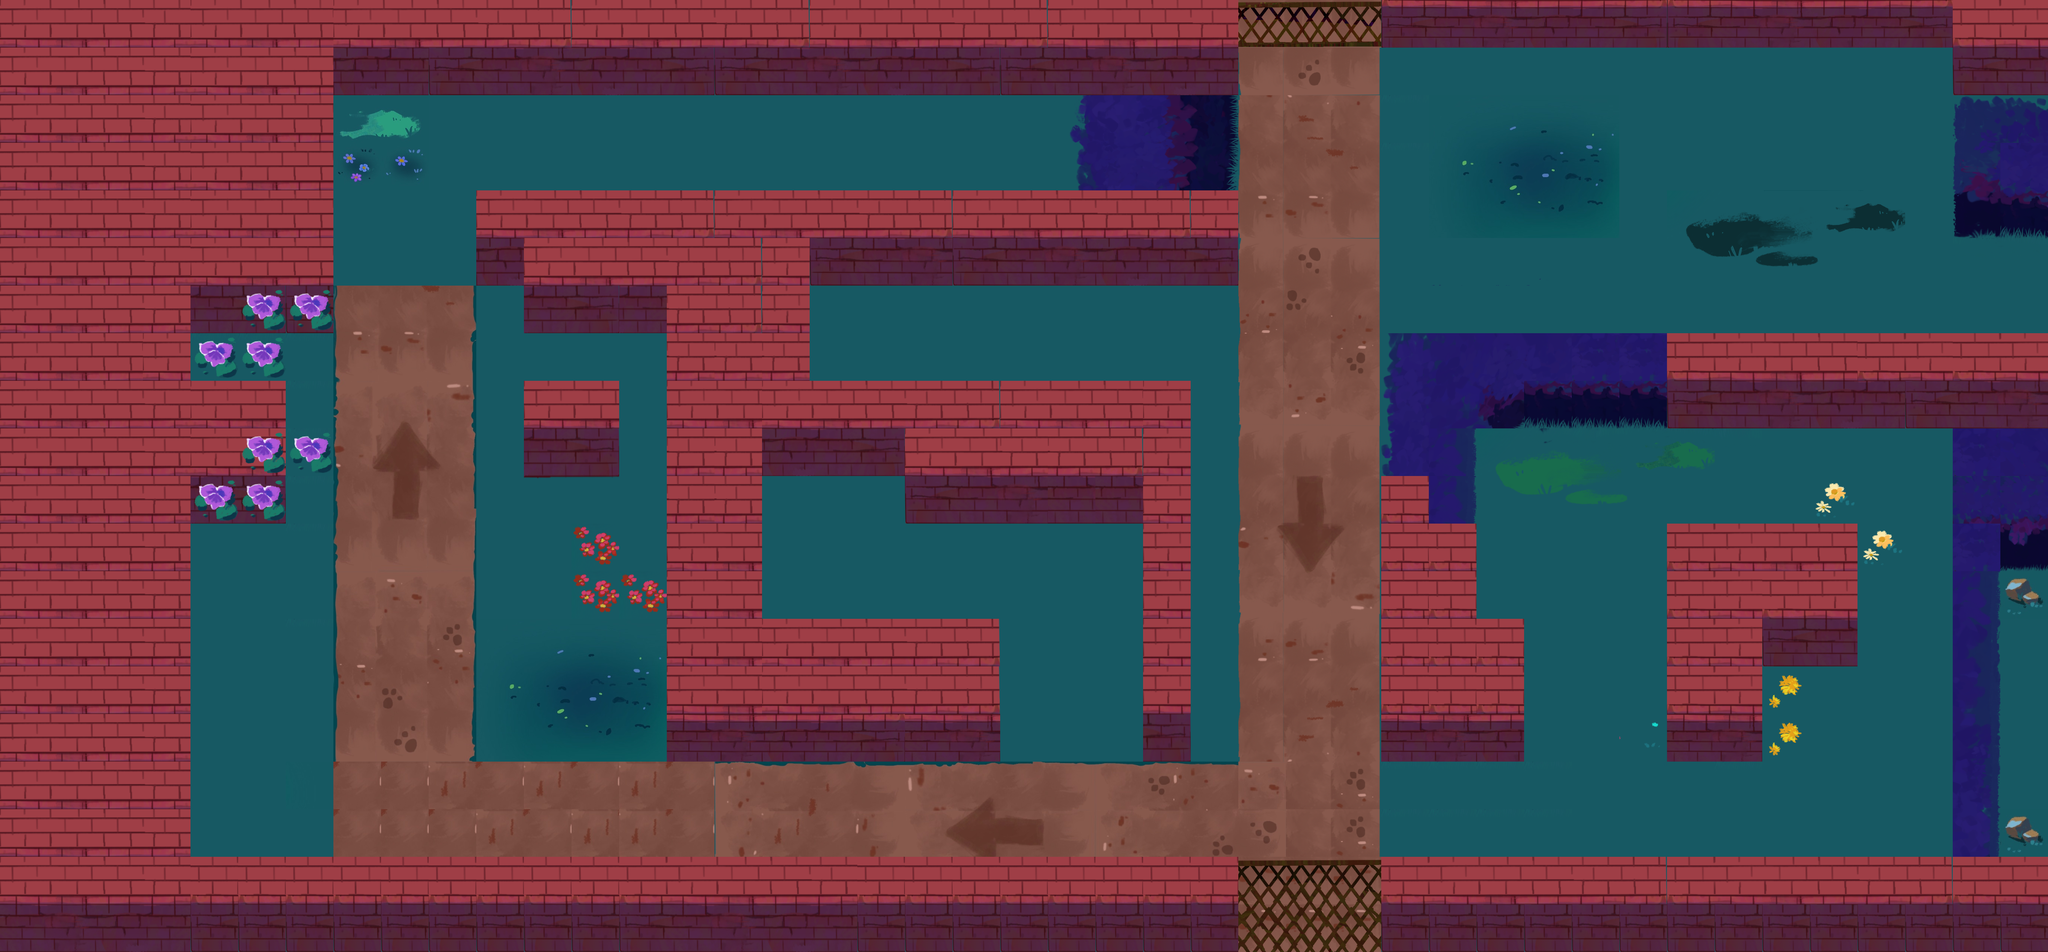

A level layout from a 2D game, rendered from its tile map. Below: a short description, then the map file with tile-grid data replaced by summaries:
An orthogonal 43x20 tile map with 128x128 px tiles, 2 tile layers (ground, decorations), 9 tilesets and 35 objects (3x Guard, 2x Key, 2x Camera, 2x Text, Exit, ...).

<map version="1.10" tiledversion="1.11.2" orientation="orthogonal" renderorder="right-down" width="43" height="20" tilewidth="128" tileheight="128" infinite="0" nextlayerid="9" nextobjectid="171">
 <tileset firstgid="1" source="../../tilesets/path-1.tsx" />
 <tileset firstgid="211" source="../../tilesets/path-2.tsx" />
 <tileset firstgid="421" source="../../tilesets/walls-1.tsx" />
 <tileset firstgid="631" source="../../tilesets/walls-2.tsx" />
 <tileset firstgid="841" source="../../tilesets/path-3.tsx" />
 <tileset firstgid="1097" source="../../tilesets/fence.tsx" />
 <tileset firstgid="1127" source="../../tilesets/trees.tsx" />
 <tileset firstgid="1340" source="../../tilesets/decorations-2.tsx" />
 <tileset firstgid="1460" source="../../tilesets/decorations.tsx" />
 <layer id="1" name="ground" width="43" height="20">
  <data>[860 cells, 860 non-empty, 208 distinct tile ids]</data>
 </layer>
 <layer id="8" name="decorations" width="43" height="20" locked="1">
  <data>[860 cells, 60 non-empty, 49 distinct tile ids]</data>
 </layer>
 <objectgroup id="5" name="walls">
  <object id="64" x="0" y="0" width="512" height="2560" />
  <object id="68" x="1792" y="1280" width="256" height="768" />
  <object id="70" x="2176" y="1024" width="1024" height="256" />
  <object id="71" x="2432" y="1280" width="768" height="128" />
  <object id="72" x="2176" y="512" width="1152" height="256" />
  <object id="79" x="3712" y="1152" width="256" height="896" />
  <object id="80" x="3968" y="1664" width="128" height="384" />
  <object id="81" x="4480" y="1408" width="256" height="640" />
  <object id="82" x="4736" y="1408" width="256" height="384" />
  <object id="84" x="1920" y="1664" width="768" height="384" />
  <object id="85" x="3072" y="1280" width="128" height="768" />
  <object id="87" x="384" y="0" width="2944" height="256" />
  <object id="88" x="2816" y="256" width="512" height="256" />
  <object id="133" x="3328" y="0" width="2048" height="128" />
  <object id="136" x="512" y="128" width="384" height="640" />
  <object id="137" x="1280" y="512" width="256" height="256" />
  <object id="139" x="4352" y="0" width="384" height="512" />
  <object id="159" x="1408" y="1024" width="256" height="256" />
  <object id="160" x="1536" y="512" width="640" height="256" />
  <object id="161" x="1408" y="768" width="256" height="128" />
  <object id="162" x="1792" y="768" width="384" height="512" />
 </objectgroup>
 <objectgroup id="4" name="objects" locked="1">
  <object id="4" type="Exit" x="2208.24" y="428.121">
   <properties>
    <property name="category" value="10000" />
    <property name="creature" propertytype="ExitCreature" value="PANDA" />
    <property name="exclude" value="00000" />
    <property name="size" type="float" value="1.25" />
   </properties>
   <point />
  </object>
  <object id="12" type="Key" x="2360" y="956">
   <properties>
    <property name="category" value="10000" />
    <property name="exclude" value="11101" />
    <property name="size" type="float" value="1" />
   </properties>
   <point />
  </object>
  <object id="13" type="Guard" x="3472" y="516">
   <properties>
    <property name="angle" type="float" value="270" />
    <property name="category" value="00100" />
    <property name="exclude" value="00100" />
    <property name="force" type="float" value="1.5" />
    <property name="fov" type="float" value="60" />
    <property name="maxSpeed" type="float" value="10" />
    <property name="path" type="object" value="14" />
    <property name="radius" type="float" value="0.2" />
    <property name="spriteRadius" type="float" value="1" />
    <property name="viewDistance" type="float" value="5" />
   </properties>
   <point />
  </object>
  <object id="14" x="3456" y="574.364">
   <polyline points="0,0 0,1093.64 128,1093.64 128,-364.545 1664,-364.545 1664,0 256,0" />
  </object>
  <object id="56" type="Guard" x="1072" y="1092">
   <properties>
    <property name="angle" type="float" value="270" />
    <property name="category" value="00100" />
    <property name="exclude" value="00100" />
    <property name="force" type="float" value="1.5" />
    <property name="fov" type="float" value="60" />
    <property name="maxSpeed" type="float" value="10" />
    <property name="path" type="object" value="61" />
    <property name="radius" type="float" value="0.2" />
    <property name="spriteRadius" type="float" value="1" />
    <property name="viewDistance" type="float" value="5" />
   </properties>
   <point />
  </object>
  <object id="61" x="706.061" y="1830.3">
   <polyline points="526.909,-1111.27 240.364,-1116.85" />
  </object>
  <object id="151" type="Camera" x="2744" y="1728">
   <properties>
    <property name="alarmDistance" type="float" value="5" />
    <property name="angle" type="float" value="300" />
    <property name="category" value="01000" />
    <property name="disabledTime" type="float" value="5" />
    <property name="exclude" value="00000" />
    <property name="fov" type="float" value="60" />
    <property name="radius" type="float" value="0.2" />
    <property name="spriteRadius" type="float" value="0.6" />
    <property name="viewDistance" type="float" value="5" />
   </properties>
   <point />
  </object>
  <object id="154" type="Text" x="2572" y="1560">
   <properties>
    <property name="text" value="${swapKey} to swap!" />
   </properties>
   <point />
  </object>
  <object id="155" type="Text" x="1669.7" y="2200">
   <properties>
    <property name="text" value="${followKey} to turn on follow mode" />
   </properties>
   <point />
  </object>
  <object id="163" type="Cat" x="968" y="1200">
   <properties>
    <property name="abilityCooldown" type="float" value="5" />
    <property name="abilityRange" type="float" value="7" />
    <property name="category" value="00010" />
    <property name="exclude" value="00010" />
    <property name="force" type="float" value="3" />
    <property name="maxSpeed" type="float" value="10" />
    <property name="meowExpandSpeed" type="float" value="10" />
    <property name="radius" type="float" value="0.4" />
    <property name="spriteRadius" type="float" value="0.6" />
   </properties>
   <point />
  </object>
  <object id="164" type="Octopus" x="1264" y="1352">
   <properties>
    <property name="abilityRange" type="float" value="3.5" />
    <property name="category" value="00010" />
    <property name="exclude" value="00010" />
    <property name="force" type="float" value="1" />
    <property name="inkCapacity" type="float" value="100" />
    <property name="inkRegen" type="float" value="25" />
    <property name="inkUsage" type="float" value="25" />
    <property name="maxSpeed" type="float" value="5" />
    <property name="radius" type="float" value="0.4" />
    <property name="spriteRadius" type="float" value="0.6" />
   </properties>
   <point />
  </object>
  <object id="168" type="Key" x="1622" y="1916">
   <properties>
    <property name="category" value="10000" />
    <property name="exclude" value="11101" />
    <property name="size" type="float" value="1" />
   </properties>
   <point />
  </object>
  <object id="169" type="Guard" x="1342" y="2210">
   <properties>
    <property name="angle" type="float" value="270" />
    <property name="category" value="00100" />
    <property name="exclude" value="00100" />
    <property name="force" type="float" value="1.5" />
    <property name="fov" type="float" value="60" />
    <property name="maxSpeed" type="float" value="10" />
    <property name="path" type="object" value="0" />
    <property name="radius" type="float" value="0.2" />
    <property name="spriteRadius" type="float" value="1" />
    <property name="viewDistance" type="float" value="5" />
   </properties>
   <point />
  </object>
  </objectgroup>
</map>
<!-- 1 of 35 objects omitted -->
